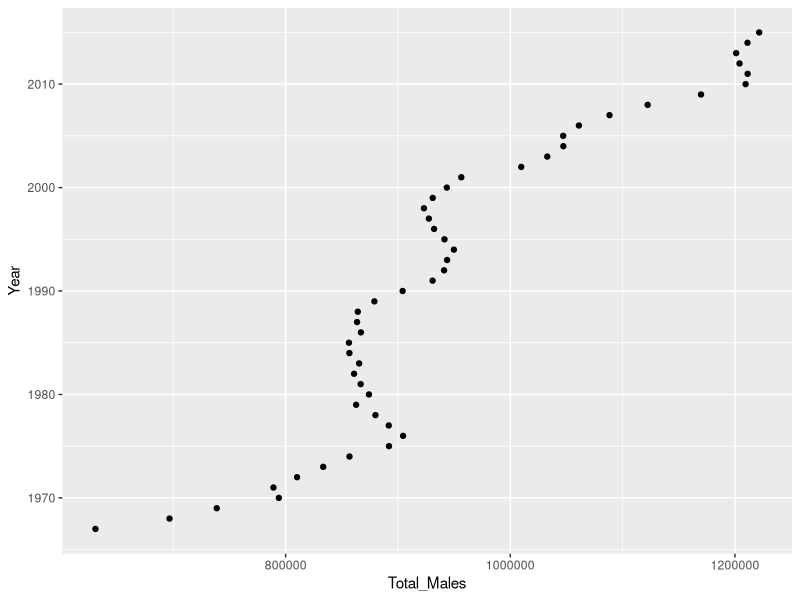
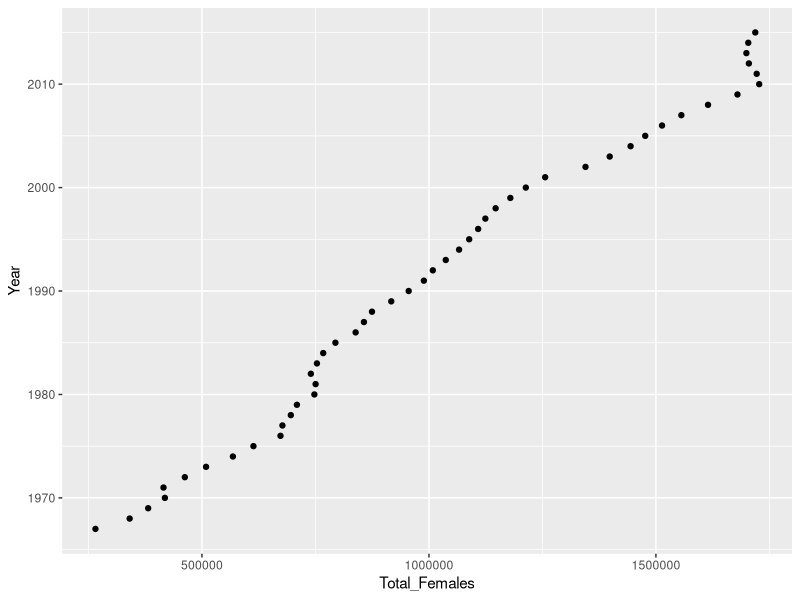
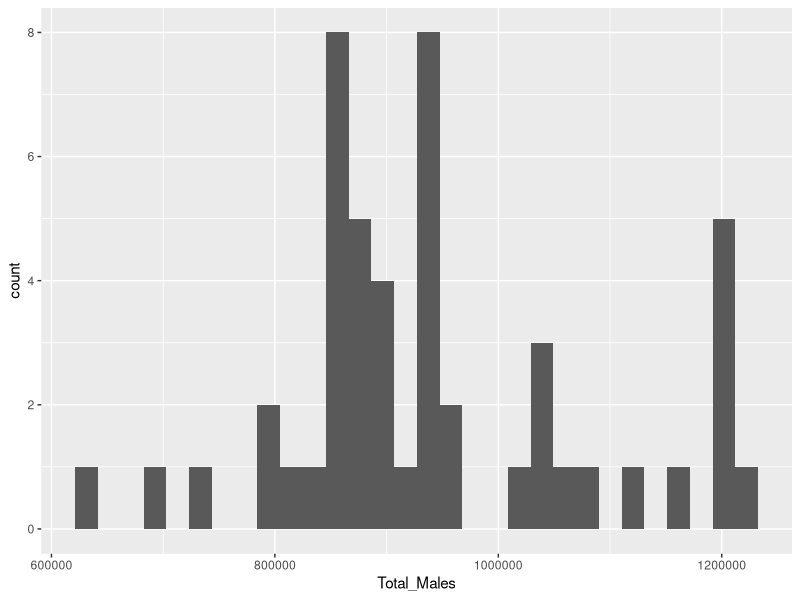
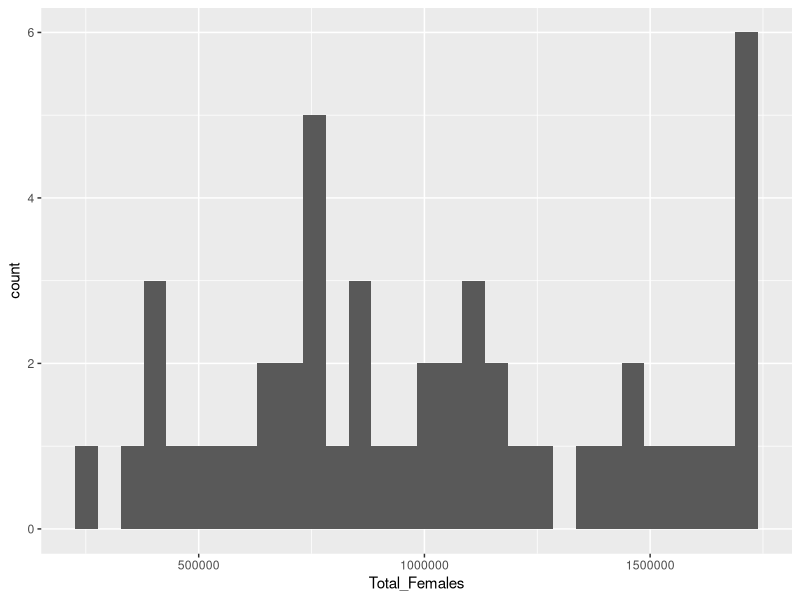

These charts were generated, in order, by the following R code:
## ---- chunk 1
knitr::opts_chunk$set(echo = TRUE)
## ---- chunk 2
library(tidyverse)
grad_enrollment<- read_csv("Grad_enrollment_1967 - 2015.csv")
## ---- chunk 3
# eliminate the for profit and non profit section of private univserities
grad_enrollment1<-grad_enrollment %>% 
  select(-Private_Nonprofit, -`Private_For-Profit`)

grad_enrollment1

# exploratory graphs for male and female totals
explore_graph_male<- ggplot(grad_enrollment1, aes(x = Total_Males, y = Year))+
  geom_point()
explore_graph_male
# male totals appear linear
explore_graph_female<- ggplot(grad_enrollment1, aes(x= Total_Females, y = Year))+
  geom_point()
explore_graph_female
# female totals appear linear
explore_graph_male_hist<- ggplot(grad_enrollment1, aes(x = Total_Males))+
  geom_histogram()
explore_graph_male_hist
# male totals appear normal
explore_graph_female_hist<- ggplot(grad_enrollment1, aes(x = Total_Females))+
  geom_histogram()
explore_graph_female_hist
# female totals DO NOT appear normal



## ---- chunk 4
#Danielle's Data Chunk
#Question 3


